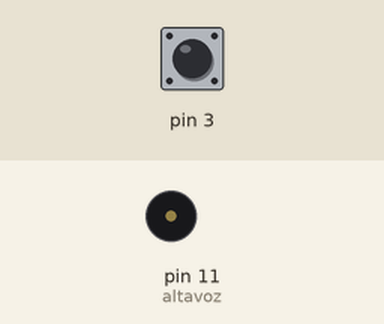
This sketch was run on a simulated Arduino Uno, built with avr-gcc and run on an emulated ATmega328P. Shown: buzzer (waves = sounding). The test bench sets the inputs (shaded band); at power-on: pin 3 HIGH.

Above: at 1.2 s.
1.3 s: pin 3 pulled LOW for 0.15 s
At 1.37 s:
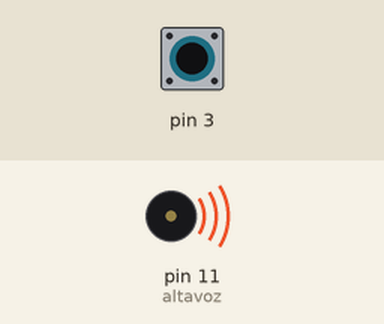
2.9 s: pin 3 pulled LOW for 3.2 s
At 7.3 s:
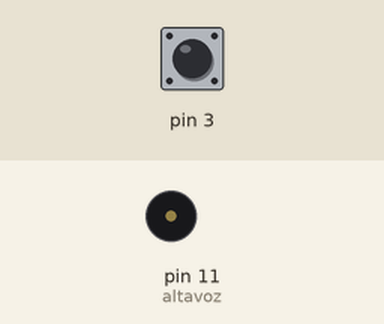
Timing chart, 0 to 8.8 s (numbered marks = the images above; inputs shaded):
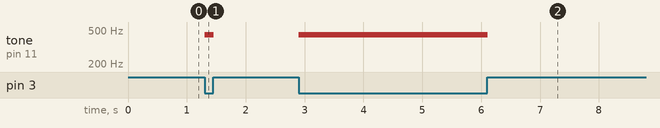

The sketch:

Capacitivo_sonoro.ino
```cpp
#include <CapacitiveSensor.h>
#define c 261
#define d 294
#define e 329
#define f 349
#define g 391
#define gS 415
#define a 440l
#define aS 455
#define b 466
#define cH 523
#define cSH 554
#define dH 587
#define dSH 622
#define eH 659
#define fH 698
#define fSH 740
#define gH 784
#define gSH 830
#define aH 880
int altavoz = 11;
CapacitiveSensor   ca = CapacitiveSensor(4,3);
//CapacitiveSensor   cf = CapacitiveSensor(5,3);
void setup(){
pinMode(altavoz, OUTPUT);
}
void loop(){
long ba = ca.capacitiveSensor(30);
//long bf = cf.capacitiveSensor(20);
if(ba > 10)
tone(altavoz, a, 10);
/*else if(bf > 10)
tone(altavoz, aH, 10);*/
}
```

Measured:
- after the input at 1.3 s, tone on pin 11 (altavoz): silent → 440 Hz at once, → silent 0.16 s later
- after the input at 2.9 s, tone on pin 11 (altavoz): silent → 440 Hz at once, → silent 3.2 s later
